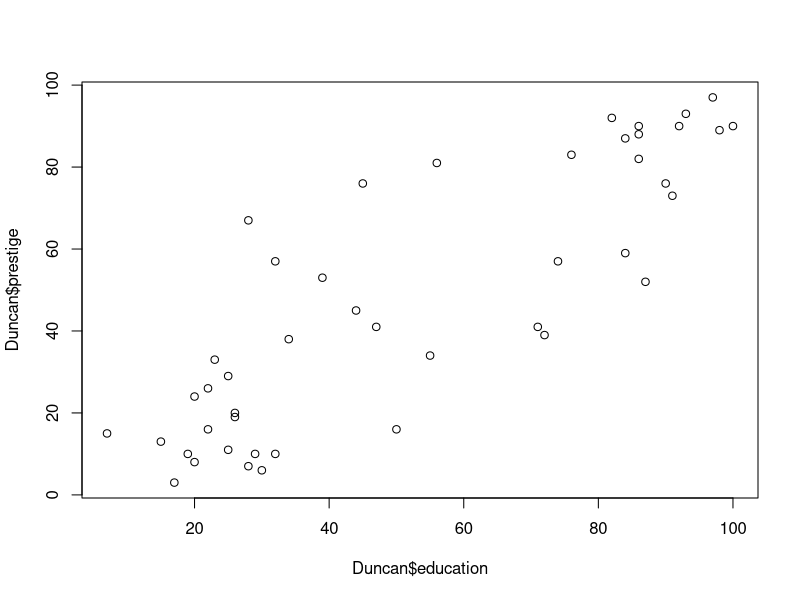
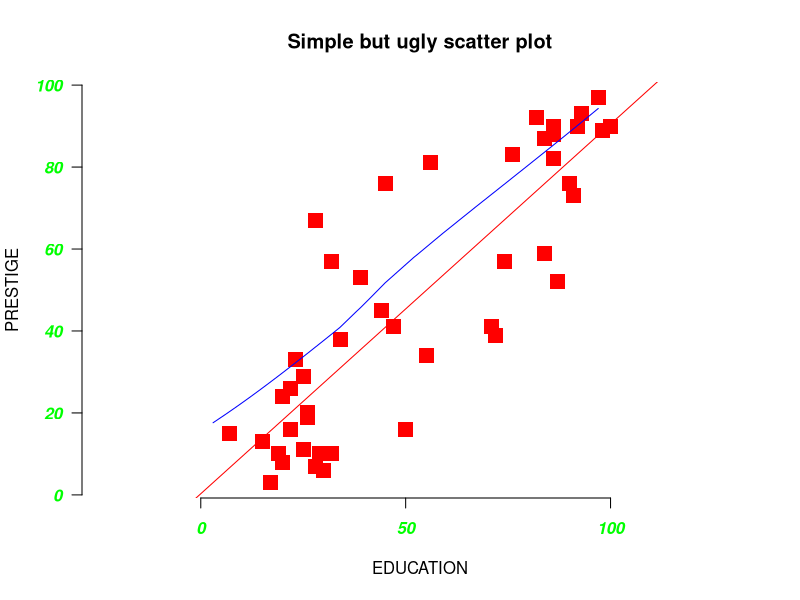
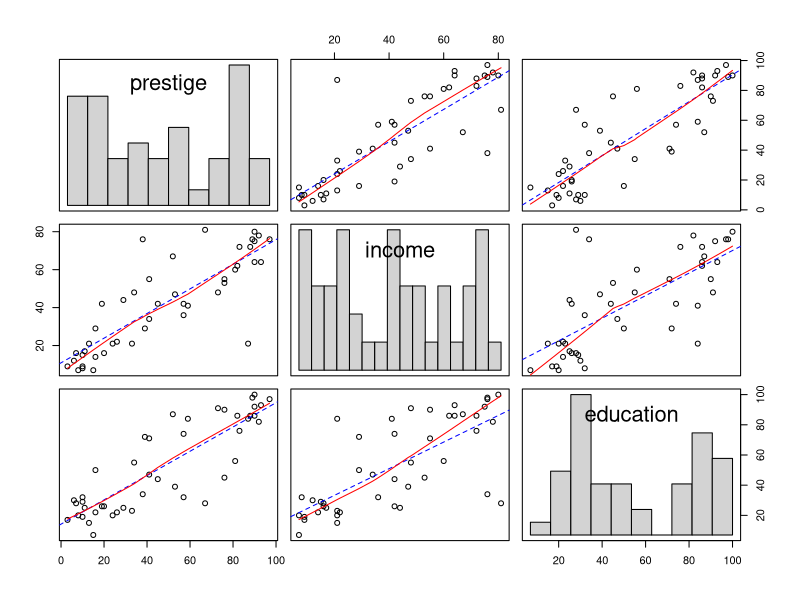
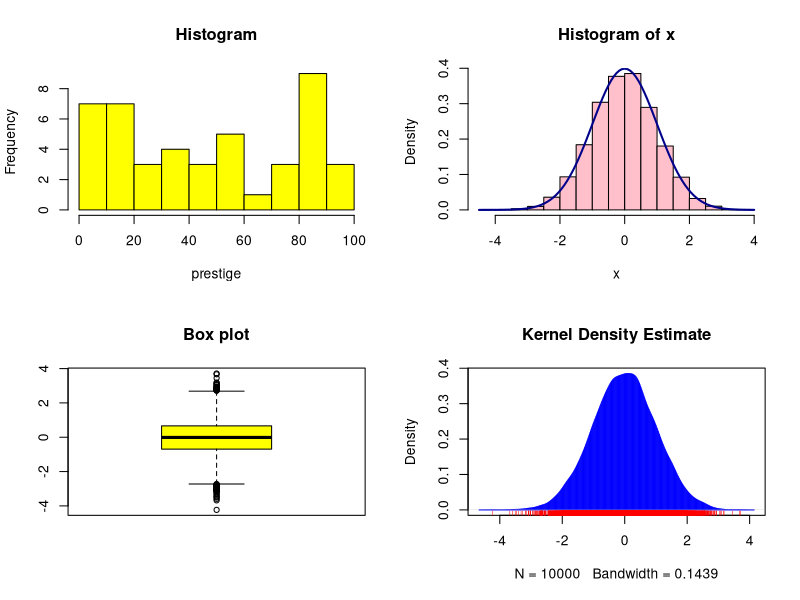

Write R code to recreate these figures, in order. (Note: this script raises an error after producing the figures.)
## ---- chunk 1
library(car)  	# Load the library containing the sample data
class(Duncan)		# What kind of data structure is Duncan?
dim(Duncan)			# How big is Duncan? 
Duncan[1:5,]		# Look at the first five rows of the data frame
plot(Duncan$education,Duncan$prestige)
## ---- chunk 2
attach(Duncan)  	# make variables in data frame available in environment
#
plot(education,prestige,
   main="Simple but ugly scatter plot", #add a title
	 col="red",                  # Change the color of thepoints
	 pch=15,                     # Change the symbol to plot  
   cex=2,                      # Change size of plotting symbol   	
   xlab="EDUCATION",		       # Add a label on the x-axis
	 ylab="PRESTIGE",            # Add a label on the y-axis
	 bty="n",                    # Remove the box around the plot
	 asp=1,                      # Change the y/x aspect ratio see help(plot)
	 font.axis=4,                # Change axis font to bold italic
	 col.axis="green",           # Change axia color to green
	 las=1)                      # Make axis labels parallel to x-axis
abline(lm(prestige~education), col="red") # regression line (y~x) 
lines(lowess(prestige,education), col="blue") # lowess line (y~x)

help(par)
## ---- chunk 3
# Build more complicated scatter plots
pairs(cbind(prestige,income,education),  	# pairs is function that produces a maatrix of scatter plots
	panel=function(x,y){					# define a function panel for the content of the matrix 
		points(x,y)							# plot the points
		abline(lm(y~x), lty=2,col="blue")	# add a linear regression 
		lines(lowess(x,y),col="red")		# add a nonlinear regression
		},
	diag.panel=function(x){					# define a new panel for the diagonals
		par(new=T)
		hist(x,main="",axes=F,nclass=12)	# put a histogram on each diagonal
		}
)
## ---- chunk 4
par(mfrow=c(2,2))  						# set up to draw multiple plots on the same chart
# basic histogram
hist(Duncan$prestige,xlab="prestige",col = "yellow",main="Histogram")
#
x <- rnorm(10000)							# random draw from normal distribution
                              # plot histogram
hist(x, freq = FALSE, col = "pink")			
curve(dnorm,								  # plot normal density
	  col = "dark blue",				# set coor of curve
	  lwd=2,								    # fill in the area under the curve
	  add = TRUE)							  # add curve to existing plot
# 
boxplot(x,								  	# draw a boxplot
	    col="yellow",						
		main="Box plot")						
# 
plot(density(x),							# plot a kernel density estimate
	 col="blue",							  # set the color
	 type="h",								  # fill in the curve
	 main="Kernel Density Estimate")		# add a title
rug(x,col="red")                            
## ---- chunk 5
# Basic histogram
histogram( ~ prestige | type,  			# Formula to plot variable by a factor
	         data = Duncan,					# Data set is an input
			 nint=10,
             layout = c(3,1), 
			 aspect = 1,
             xlab = "Type of Profession")

histogram( ~ income | type, 
	       data = Duncan,
		   nint=5,
           xlab = "Income",  
		   main= "Hitogram by profession type",
		   type = "density",
           panel = function(x, ...) {
              panel.histogram(x, ...)
              panel.mathdensity(dmath = dnorm, col = "black",
                                args = list(mean=mean(x),sd=sd(x)))
          } )
#
# More histograms
# using singer data
histogram( ~ height | voice.part, data = singer,
          xlab = "Height (inches)", type = "density",
          panel = function(x, ...) {
              panel.histogram(x, ...)
              panel.mathdensity(dmath = dnorm, col = "black",
                                args = list(mean=mean(x),sd=sd(x)))
          } )
## ---- chunk 6
densityplot( ~ height | voice.part, data = singer, layout = c(2, 4),  
            xlab = "Height (inches)", bw = 5)  

# Kernel density plot
densityplot( ~ prestige | type, 
	        data = Duncan, layout = c(3,1),  
            xlab = "Income",
			main= "Kernel Density plot",
 			bw = 5,					# bandwidth parameter
			col="dark blue",		# color
			pch=2					# shape of plot symbol
			)
## ---- chunk 7
# Level plot
levelplot(prestige ~ income*education, 
       cuts = 15,
       groups =  ,
       data = Duncan,
       main = " ",
       sub = " ",
       xlab = "income",
       ylab = "education",
       colorkey = TRUE,
       contour = TRUE,
       #layout = c(1, 1),
       #xlim = c(, max(x)),
       #ylim = c(min(y), max(y)),
       )

#
# Fancy Level plot
x <- seq(pi/4, 5 * pi, length.out = 100)
y <- seq(pi/4, 5 * pi, length.out = 100)
r <- as.vector(sqrt(outer(x^2, y^2, "+")))
grid <- expand.grid(x=x, y=y)
grid$z <- cos(r^2) * exp(-r/(pi^3))
levelplot(z~x*y, grid, cuts = 50, scales=list(log="e"), xlab="",
          ylab="", main="Weird Function", sub="with log scales",
          colorkey = FALSE, region = TRUE)
#
# Another level plot
attach(environmental)
ozo.m <- loess((ozone^(1/3)) ~ wind * temperature * radiation,
       parametric = c("radiation", "wind"), span = 1, degree = 2)
w.marginal <- seq(min(wind), max(wind), length.out = 50)
t.marginal <- seq(min(temperature), max(temperature), length.out = 50)
r.marginal <- seq(min(radiation), max(radiation), length.out = 4)
wtr.marginal <- list(wind = w.marginal, temperature = t.marginal,
        radiation = r.marginal)
grid <- expand.grid(wtr.marginal)
grid[, "fit"] <- c(predict(ozo.m, grid))
contourplot(fit ~ wind * temperature | radiation, data = grid,
            cuts = 10, region = TRUE,
            xlab = "Wind Speed (mph)",
            ylab = "Temperature (F)",
            main = "Cube Root Ozone (cube root ppb)")
detach()
## ---- chunk 8
# Examples of 3 dimensional scatter plots
## volcano  ## 87 x 61 matrix
wireframe(volcano, shade = TRUE,
          aspect = c(61/87, 0.4),
          light.source = c(10,0,10))
#-------------------------------------------------------------------------------------------
# Wire Frame
g <- expand.grid(x = 1:10, y = 5:15, gr = 1:2)
g$z <- log((g$x^g$g + g$y^2) * g$gr)
wireframe(z ~ x * y, data = g, groups = gr,
          scales = list(arrows = FALSE),
          drape = TRUE, colorkey = TRUE,
          screen = list(z = 30, x = -60))

#---------------------------------------------------------------------------------
## cloud.table
cloud(prop.table(Titanic, margin = 1:3),
      type = c("p", "h"), strip = strip.custom(strip.names = TRUE),
      scales = list(arrows = FALSE, distance = 2), panel.aspect = 0.7,
      zlab = "Proportion")[, 1]
#----------------------------------------------------------------------------------

## ---- chunk 9
library(ggplot2)
# Scatter plot
p <- ggplot(Duncan, aes(income, prestige))  					# data to be plotted
# p		# This will produce an error since no layers are defined													
layer1 <- geom_point(shape = 2,colour="red")					# First layer specifies kind of plot
p + layer1						
layer2 <- facet_wrap(~ type)									        # Second layer builds facet plot
p + layer1 + layer2
layer3 <- geom_smooth(aes(group=type),method="lm",size=1,se=F)	# Third layer add a regression line
p + layer1 + layer2 + layer3
layer4 <- ggtitle("Duncan Prestige Data")						   # Fourth layer add a title
p + layer1 + layer2 + layer3 + layer4
## ---- chunk 10
p <- ggplot(Duncan,aes(income))
p + geom_histogram(binwidth=10)
## ---- chunk 11
set.seed(1410) # Make the sample reproducible
dsmall <- diamonds[sample(nrow(diamonds), 500), ]
p <- ggplot(dsmall, aes(carat, price))
p + geom_point() + stat_smooth()
# Same plot with alternate "simple" plot function qplot
## ---- chunk 12
qplot(carat, price, data = diamonds, geom = c("point", "smooth"))

# Mapping point colour to diamond colour (left), and point shape to cut
# quality (right).
qplot(carat, price, data = dsmall, colour = color)
qplot(carat, price, data = dsmall, shape = cut)
#
# Reducing the alpha value from 1/10 (left) to 1/100 (middle) to 1/200
# (right) makes it possible to see where the bulk of the points lie.
qplot(carat, price, data = diamonds)
qplot(carat, price, data = diamonds, alpha = I(1/10))
qplot(carat, price, data = diamonds, alpha = I(1/100))
#
# Smooth curves add to scatterplots of carat vs.\ price. The dsmall
# dataset (1st) and the full dataset (2nd).
qplot(carat, price, data = dsmall, geom = c("point", "smooth"))
#
